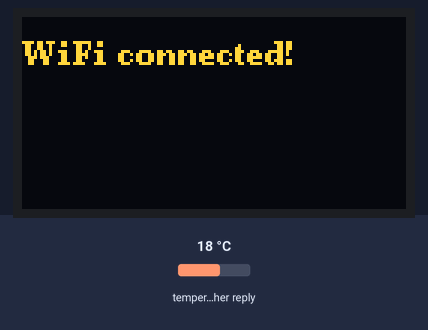
Bench run of a sketch on a simulated ESP8266 (NodeMCU). Parts: 128×64 one-colour display. The test bench sets the inputs (shaded band); at power-on: temperature in the weather reply 18 °C. The OLED is the two-colour kind (top 16 rows yellow); WiFi joins after 1.5 s; servers stay silent unless stated; web services answer with replies made up by the test bench; what the sketch prints to the serial monitor is not drawn.

Above: at 1.6 s.
At 2.7 s:
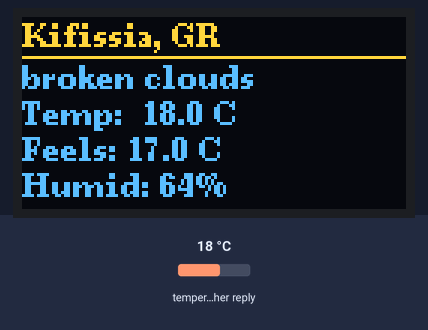

Measured:
- what the display in image 0 shows lasts 1.0 s, from 1.6 s to 2.6 s

The sketch:

espOLEDweather.ino
```cpp
#include <U8g2lib.h>
#include <ESP8266WiFi.h>
#include <ArduinoJson.h>
#include <ESP8266HTTPClient.h>

const char* ssid     = "INSERT_YOUR_WIFI_SSID_HERE";
const char* password = "INSERT_YOUR_WIFI_PASSWD_HERE";
const char* apiKey   = "INSERT_YOUR_OPENWEATHERMAP_API_KEY_HERE";
const char* city     = "Kifissia";
const char* country  = "GR";  // ISO 3166-1 alpha-2 country code

const unsigned long UPDATE_INTERVAL = 1800000UL;  // 30 minutes

U8G2_SSD1306_128X64_NONAME_1_HW_I2C u8g2(U8G2_R0, U8X8_PIN_NONE);

void showStatus(const char* line1, const char* line2 = nullptr) {
  u8g2.clearBuffer();
  u8g2.setFont(u8g2_font_ncenB08_tr);
  u8g2.setCursor(0, 16);
  u8g2.print(line1);
  if (line2) {
    u8g2.setCursor(0, 34);
    u8g2.print(line2);
  }
  u8g2.sendBuffer();
}

void connectWiFi() {
  showStatus("Connecting to WiFi...");
  WiFi.begin(ssid, password);
  while (WiFi.status() != WL_CONNECTED) {
    delay(500);
    Serial.print(".");
  }
  Serial.println("\nConnected");
  showStatus("WiFi connected!");
  delay(800);
}

void updateWeather() {
  WiFiClient client;
  HTTPClient http;

  http.begin(client, String("http://api.openweathermap.org/data/2.5/weather?q=")
                     + city + "," + country
                     + "&units=metric&appid=" + apiKey);

  int httpCode = http.GET();

  if (httpCode != HTTP_CODE_OK) {
    char msg[22];
    snprintf(msg, sizeof(msg), "HTTP error: %d", httpCode);
    showStatus("API failed", msg);
    Serial.println(msg);
    http.end();
    return;
  }

  JsonDocument doc;
  DeserializationError err = deserializeJson(doc, http.getStream());
  http.end();

  if (err) {
    showStatus("JSON error", err.c_str());
    Serial.print("JSON error: ");
    Serial.println(err.c_str());
    return;
  }

  const char* description = doc["weather"][0]["description"] | "unknown";
  float temp      = doc["main"]["temp"]       | 0.0f;
  float feelsLike = doc["main"]["feels_like"] | 0.0f;
  int   humidity  = doc["main"]["humidity"]   | 0;

  char tempStr[20], feelsStr[20], humStr[20];
  snprintf(tempStr,  sizeof(tempStr),  "Temp:  %.1f C", temp);
  snprintf(feelsStr, sizeof(feelsStr), "Feels: %.1f C", feelsLike);
  snprintf(humStr,   sizeof(humStr),   "Humid: %d%%", humidity);

  u8g2.clearBuffer();
  u8g2.setFont(u8g2_font_ncenB08_tr);
  u8g2.setCursor(0, 10);
  u8g2.print(city);
  u8g2.print(", ");
  u8g2.print(country);
  u8g2.drawHLine(0, 13, 128);
  u8g2.setCursor(0, 24);  u8g2.print(description);
  u8g2.setCursor(0, 36);  u8g2.print(tempStr);
  u8g2.setCursor(0, 48);  u8g2.print(feelsStr);
  u8g2.setCursor(0, 60);  u8g2.print(humStr);
  u8g2.sendBuffer();

  Serial.println("Weather updated");
}

void setup() {
  Serial.begin(115200);
  u8g2.begin();
  connectWiFi();
  updateWeather();
}

void loop() {
  if (WiFi.status() != WL_CONNECTED) {
    connectWiFi();
  }

  static unsigned long lastUpdate = 0;
  if (millis() - lastUpdate >= UPDATE_INTERVAL) {
    updateWeather();
    lastUpdate = millis();
  }
}
```
